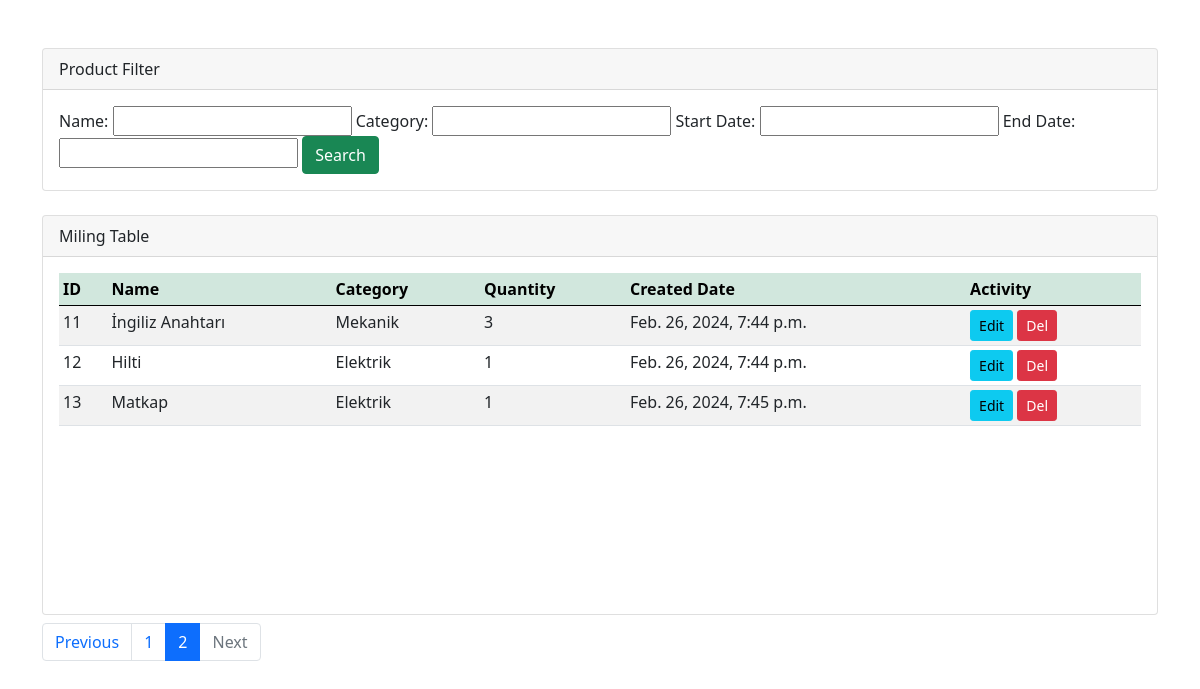
Screenshot of /?page=2 with the database file from the repository.
### dashboard/models.py (models this page shows, shortened)
class Product(models.Model):
    name = models.CharField(max_length=100, null=True)
    category = models.CharField(max_length=100, null=True)
    quantity = models.PositiveIntegerField(null=True)
    created_at = models.DateTimeField(auto_now_add=True)
    class Meta:
        verbose_name_plural = 'Product'

### dashboard/views.py (the view)
# urls.py: path('', views.home, name='home')
def home(request):
    product_list = Product.objects.all()
    productFilter = ProductFilter(request.GET, queryset=product_list)
    product_list = productFilter.qs
    page = request.GET.get('page', 1)
    paginator = Paginator(product_list, 10)
    try:
        products = paginator.page(page)
    except PageNotAnInteger:
        products = paginator.page(1)
    except EmptyPage:
        products = paginator.page(paginator.num_pages)
    context = {
        'products' : products,
        'productFilter':productFilter
    }
    return render(request, './home.html', context)

### templates/home.html (shortened to what this page needs)
<!DOCTYPE html>
<html lang="en">
<head>
    <link href="https://cdn.jsdelivr.net/npm/bootstrap@5.0.2/dist/css/bootstrap.min.css" rel="stylesheet">
</head>
<body>
    <div class="container">
      <div class="row mt-5">
        <div class="col-md-12">
          <div class="card">
            <div class="card-header">Product Filter</div>
            <div class="card-body">
              <form method="get">
                 Name:
                {{ productFilter.form.name }}
                Category:
                {{ productFilter.form.category }}
                Start Date:
                {{ productFilter.form.start_date }}
                End Date:
                {{ productFilter.form.end_date }}
                <button class="btn btn-success" type="submit">Search</button>
              </form>
            </div>
          </div>
          <br>
          <div class="card" style="height: 400px;">
            <div class="card-header">Miling Table</div>
            <div class="overflow-auto">
              <div class="card-body">
                <table class="table table-striped table-hover table-sm"  id="table-sortable">
                  <thead class="table-success sticky-top">
                    <tr>
                      <th scope="col">ID</th>
                      <th scope="col">Name</th>
                      <th scope="col">Category</th>
                      <th scope="col">Quantity</th>
                      <th scope="col">Created Date</th>
                      <th scope="col">Activity</th>
                    </tr>
                  </thead>
                  <tbody>
                    {% for product in products %}
                      <tr>
                        <td>{{ product.id }}</td>
                        <td>{{ product.name }}</td>
                        <td>{{ product.category }}</td>
                        <td>{{ product.quantity }}</td>
                        <td>{{ product.created_at }}</td>
                        <td>
                          <a class="btn btn-info btn-sm" href="">Edit</a>
                          <a class="btn btn-danger btn-sm" href="">Del</a>
                        </td>
                      </tr>
                    {% endfor %}
                  </tbody>
                </table>
              </div>
            </div>
          </div>
        </div>
        <nav class="mt-2" aria-label="...">
              {% if products.has_other_pages %}
              <ul class="pagination">
                {% if products.has_previous %}
                <li class="page-item">
                  <a class="page-link" href="?page={{ products.previous_page_number }}">Previous</a>
                </li>
                {% else %}
                <li class="page-item disabled">
                  <span class="page-link">Previous</span>
                </li>
                {% endif %}
                {% for i in products.paginator.page_range %}
                  {% if products.number == i %}
                    <li class="page-item active" aria-current="page">
                      <a class="page-link" href="#">{{ i }}</a>
                    </li>
                  {% else %}
                    <li class="page-item">
                      <a class="page-link" href="?page={{ i }}">{{ i }}</a>
                    </li>
                  {% endif %}
                {% endfor %}
                {% if products.has_next %}
                <li class="page-item">
                  <a class="page-link" href="?page={{ products.next_page_number }}">Next</a>
                </li>
                {% else %}
                <li class="page-item disabled">
                  <span class="page-link">Next</span>
                </li>
                {% endif %}
              </ul>
              {% endif %}
        </nav>
      </div>
    </div>
</body>
</html>

### rows the page displays
Product: id "11", name "İngiliz Anahtarı", category "Mekanik", quantity "3", created_at "Feb. 26, 2024, 7:44 p.m."
Product: id "12", name "Hilti", category "Elektrik", quantity "1", created_at "Feb. 26, 2024, 7:44 p.m."
Product: id "13", name "Matkap", category "Elektrik", quantity "1", created_at "Feb. 26, 2024, 7:45 p.m."

### other values shown
{{ i }} "1"
{{ i }} "2"
